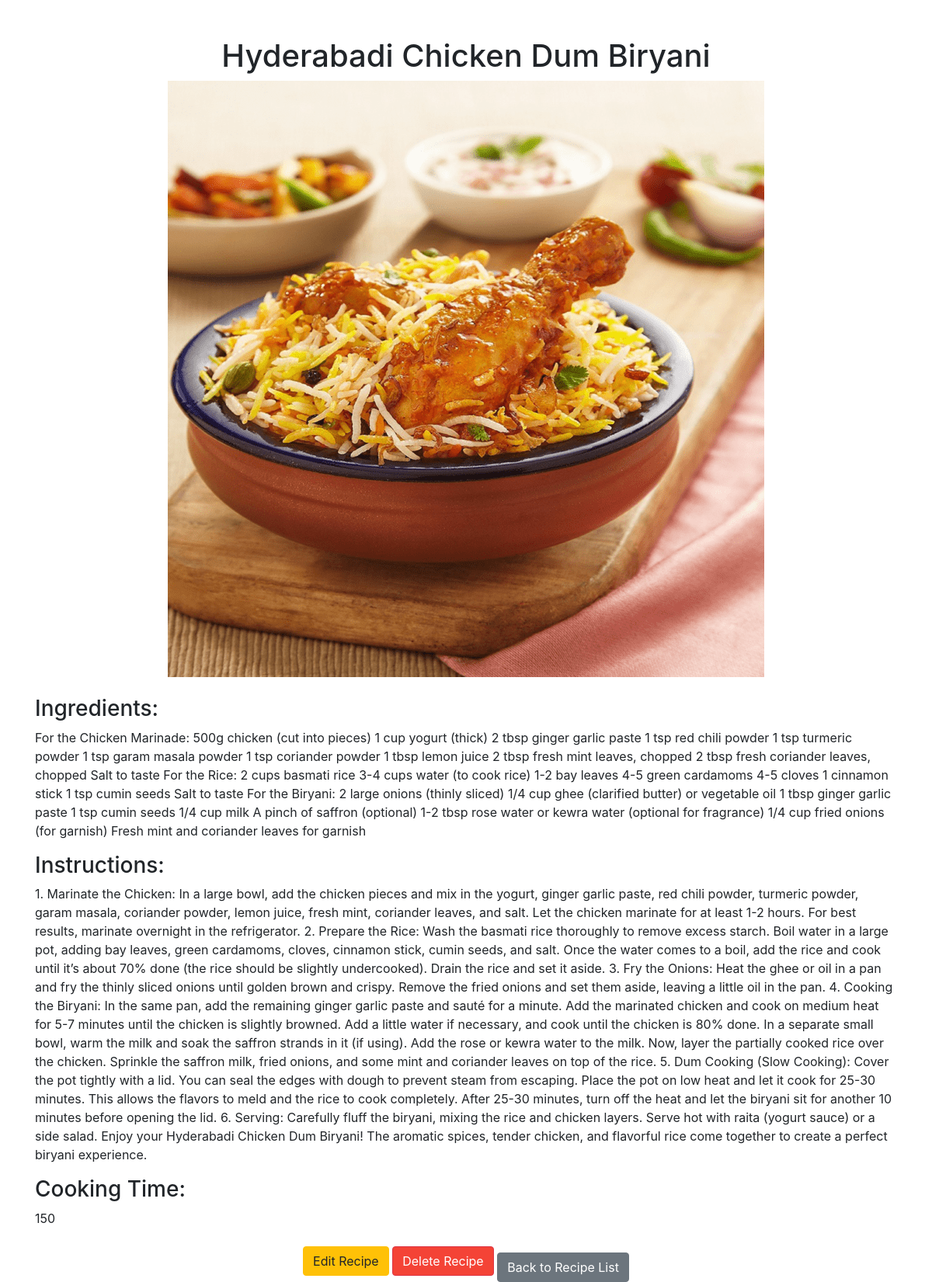
Page /recipe/10/ on the committed database.
### recipes/models.py (models this page shows, shortened)
class Recipe(models.Model):
    title = models.CharField(max_length=100)
    ingredients = models.TextField()
    instructions = models.TextField()
    cooking_time = models.IntegerField(help_text="Time in minutes")
    image = models.ImageField(upload_to='recipes/images/', null=True, blank=True)

### recipes/views.py (the view)
# urls.py: path('recipe/<int:pk>/', views.RecipeDetailView.as_view(), name='recipe_detail'),
class RecipeDetailView(DetailView):
    model = Recipe
    template_name = 'recipes/recipe_detail.html'

### recipes/Templates/recipes/recipe_detail.html (shortened to what this page needs)
<!DOCTYPE html>
<html lang="en">
<head>
    <link href="https://stackpath.bootstrapcdn.com/bootstrap/4.3.1/css/bootstrap.min.css" rel="stylesheet">
</head>
<body>
    <div class="container mt-5">
        <h1 class="text-center">{{ recipe.title }}</h1>
        <div class="text-center">
            {% if recipe.image %}
                <img src="{{ recipe.image.url }}" alt="{{ recipe.title }}" class="recipe-image mb-4">
            {% else %}
                <img src="https://via.placeholder.com/800x400?text=No+Image" alt="No Image" class="recipe-image mb-4">
            {% endif %}
        </div>
        <h3>Ingredients:</h3>
        <p>{{ recipe.ingredients }}</p>
        <h3>Instructions:</h3>
        <p>{{ recipe.instructions }}</p>
        <h3>Cooking Time:</h3>
        <p>{{ recipe.cooking_time }}</p>
        <div class="text-center">
            <a href="{% url 'recipe_edit' recipe.pk %}" class="btn btn-warning">Edit Recipe</a>
            <a href="{% url 'recipe_delete' recipe.pk %}" class="btn btn-danger">Delete Recipe</a>
            <a href="{% url 'recipe_list' %}" class="btn btn-secondary mt-3">Back to Recipe List</a>
        </div>
    </div>
</body>
</html>

### recipes/Templates/recipes/recipe_detail.html (style rules this page uses)
.recipe-image { max-width: 100%; height: auto; }
.btn-danger { background-color: #f44336; }

### rows in the picture
Recipe: title "Hyderabadi Chicken Dum Biryani", image (picture), ingredients "For the Chicken Marinade: 500g chicken (cut into pieces) 1 cup yogurt (thick) 2 tbsp ginger garlic paste 1 tsp red chili powder 1 tsp turmeric powder 1 tsp garam masala powder 1 tsp coriander powder 1 tbsp lemon juice 2 tbsp fresh mint leaves, chopped 2 tbsp fresh coriander leaves, chopped Salt to taste For the Rice: 2 cups basmati rice 3-4 cups water (to cook rice) 1-2 bay leaves 4-5 green cardamoms 4-5 cloves 1 cinnamon stick 1 tsp cumin seeds Salt to taste For the Biryani: 2 large onions (thinly sliced) 1/4 cup ghee (clarified butter) or vegetable oil 1 tbsp ginger garlic paste 1 tsp cumin seeds 1/4 cup milk A pinch of saffron (optional) 1-2 tbsp rose water or kewra water (optional for…", instructions "1. Marinate the Chicken: In a large bowl, add the chicken pieces and mix in the yogurt, ginger garlic paste, red chili powder, turmeric powder, garam masala, coriander powder, lemon juice, fresh mint, coriander leaves, and salt. Let the chicken marinate for at least 1-2 hours. For best results, marinate overnight in the refrigerator. 2. Prepare the Rice: Wash the basmati rice thoroughly to remove excess starch. Boil water in a large pot, adding bay leaves, green cardamoms, cloves, cinnamon stick, cumin seeds, and salt. Once the water comes to a boil, add the rice and cook until it’s about 70% done (the rice should be slightly undercooked). Drain the rice and set it aside. 3. Fry the Onions:…", cooking_time "150"
